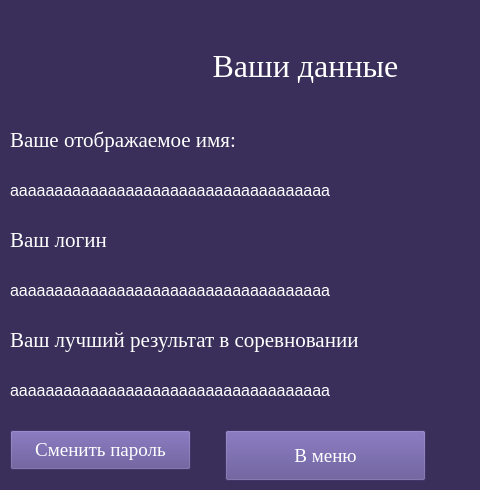
    <widget class="QWidget" name="userData">
     <property name="styleSheet">
      <string notr="true">background-color: rgb(57, 47, 90);</string>
     </property>
     <widget class="QLabel" name="yourDataLabel">
      <property name="geometry">
       <rect>
        <x>180</x>
        <y>40</y>
        <width>251</width>
        <height>51</height>
       </rect>
      </property>
      <property name="font">
       <font>
        <family>Times New Roman</family>
        <pointsize>24</pointsize>
       </font>
      </property>
      <property name="styleSheet">
       <string notr="true">color: rgb(255, 255, 255);</string>
      </property>
      <property name="text">
       <string>Ваши данные</string>
      </property>
      <property name="alignment">
       <set>Qt::AlignCenter</set>
      </property>
     </widget>
     <widget class="QLabel" name="yourName">
      <property name="geometry">
       <rect>
        <x>10</x>
        <y>120</y>
        <width>295</width>
        <height>40</height>
       </rect>
      </property>
      <property name="font">
       <font>
        <family>Times New Roman</family>
        <pointsize>16</pointsize>
       </font>
      </property>
      <property name="styleSheet">
       <string notr="true">color: rgb(255, 255, 255);</string>
      </property>
      <property name="text">
       <string>Ваше отображаемое имя:</string>
      </property>
     </widget>
     <widget class="QLabel" name="yourLogin">
      <property name="geometry">
       <rect>
        <x>10</x>
        <y>220</y>
        <width>290</width>
        <height>40</height>
       </rect>
      </property>
      <property name="font">
       <font>
        <family>Times New Roman</family>
        <pointsize>16</pointsize>
       </font>
      </property>
      <property name="styleSheet">
       <string notr="true">color: rgb(255, 255, 255);</string>
      </property>
      <property name="text">
       <string>Ваш логин</string>
      </property>
     </widget>
     <widget class="QLabel" name="yourBestCM">
      <property name="geometry">
       <rect>
        <x>10</x>
        <y>320</y>
        <width>461</width>
        <height>40</height>
       </rect>
      </property>
      <property name="font">
       <font>
        <family>Times New Roman</family>
        <pointsize>16</pointsize>
       </font>
      </property>
      <property name="styleSheet">
       <string notr="true">color: rgb(255, 255, 255);</string>
      </property>
      <property name="text">
       <string>Ваш лучший результат в соревновании</string>
      </property>
     </widget>
     <widget class="QLabel" name="yourNickShow">
      <property name="geometry">
       <rect>
        <x>10</x>
        <y>170</y>
        <width>431</width>
        <height>40</height>
       </rect>
      </property>
      <property name="font">
       <font>
        <pointsize>12</pointsize>
       </font>
      </property>
      <property name="styleSheet">
       <string notr="true">color: rgb(255, 255, 255);</string>
      </property>
      <property name="text">
       <string>аааааааааааааааааааааааааааааааааааа</string>
      </property>
     </widget>
     <widget class="QLabel" name="yourLoginShow">
      <property name="geometry">
       <rect>
        <x>10</x>
        <y>270</y>
        <width>431</width>
        <height>40</height>
       </rect>
      </property>
      <property name="font">
       <font>
        <pointsize>12</pointsize>
       </font>
      </property>
      <property name="styleSheet">
       <string notr="true">color: rgb(255, 255, 255);</string>
      </property>
      <property name="text">
       <string>аааааааааааааааааааааааааааааааааааа</string>
      </property>
     </widget>
     <widget class="QLabel" name="yourBestCMShow">
      <property name="geometry">
       <rect>
        <x>10</x>
        <y>370</y>
        <width>431</width>
        <height>40</height>
       </rect>
      </property>
      <property name="font">
       <font>
        <pointsize>12</pointsize>
       </font>
      </property>
      <property name="styleSheet">
       <string notr="true">color: rgb(255, 255, 255);</string>
      </property>
      <property name="text">
       <string>аааааааааааааааааааааааааааааааааааа</string>
      </property>
     </widget>
     <widget class="QPushButton" name="goFromYourDataBtn">
      <property name="geometry">
       <rect>
        <x>225</x>
        <y>430</y>
        <width>201</width>
        <height>51</height>
       </rect>
      </property>
      <property name="font">
       <font>
        <family>Times New Roman</family>
        <pointsize>14</pointsize>
       </font>
      </property>
      <property name="styleSheet">
       <string notr="true">color: rgb(255, 255, 255);
background-color: rgb(89, 74, 143);</string>
      </property>
      <property name="text">
       <string>В меню</string>
      </property>
     </widget>
     <widget class="QPushButton" name="changePassBtn">
      <property name="geometry">
       <rect>
        <x>10</x>
        <y>430</y>
        <width>181</width>
        <height>40</height>
       </rect>
      </property>
      <property name="font">
       <font>
        <family>Times New Roman</family>
        <pointsize>14</pointsize>
       </font>
      </property>
      <property name="styleSheet">
       <string notr="true">color: rgb(255, 255, 255);
background-color: rgb(89, 74, 143);</string>
      </property>
      <property name="text">
       <string>Сменить пароль</string>
      </property>
     </widget>
    </widget>
